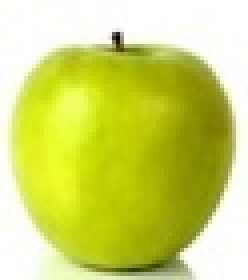
#> input picture test.jpg, 62 x 70 px, shrunk from 160 x 180 before the run (shown 4 times larger)
$ python 1.py
#> lines starting #> are read from the running program, lines starting #| are printed output that depends on the picture
import cv2


# test image
image = cv2.imread('test.jpg')
#> image is the input picture: shape (70, 62, 3); mean B, G, R 109.5, 216.5, 207.6
gray_image = cv2.cvtColor(image, cv2.COLOR_BGR2GRAY)
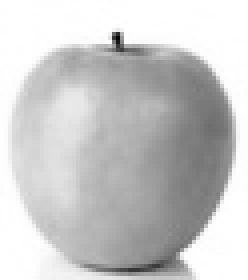
#> gray_image: shape (70, 62) (shown 4 times larger); min 5, max 255, mean 201.7
histogram = cv2.calcHist([gray_image], [0],
                         None, [256], [0, 256])
#> histogram = 256 values, max 754 at index 255, min 0 at index 0, mean 16.95

# data1 image
image = cv2.imread('d2.jpg')
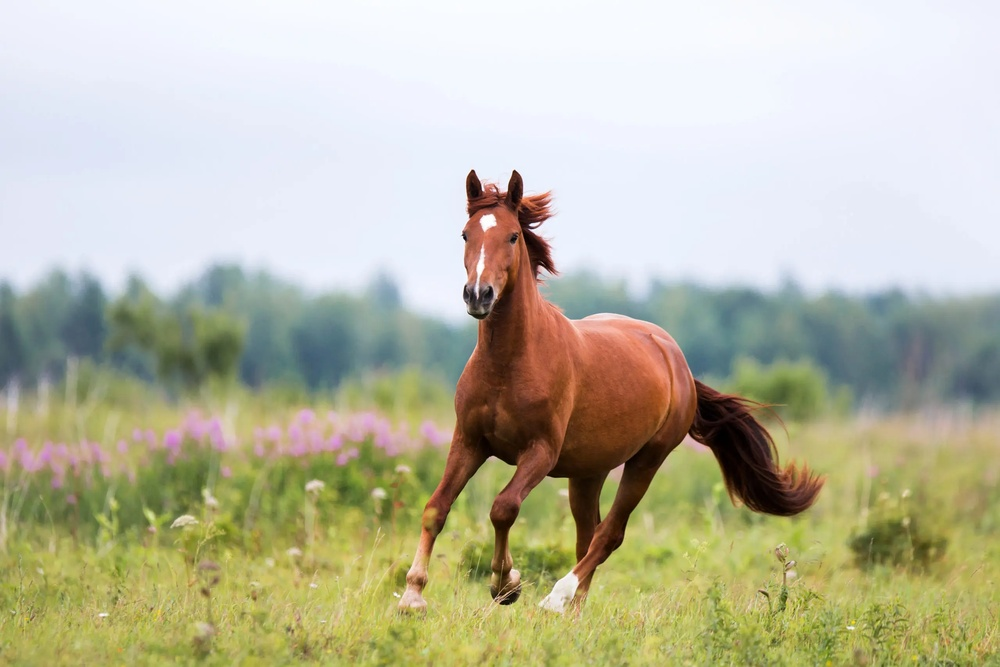
#> input picture d2.jpg, 1000 x 667 px, shrunk from 2560 x 1707 before the run
#> image is the input picture: shape (667, 1000, 3); mean B, G, R 161.3, 184.5, 185.9
gray_image1 = cv2.cvtColor(image, cv2.COLOR_BGR2GRAY)
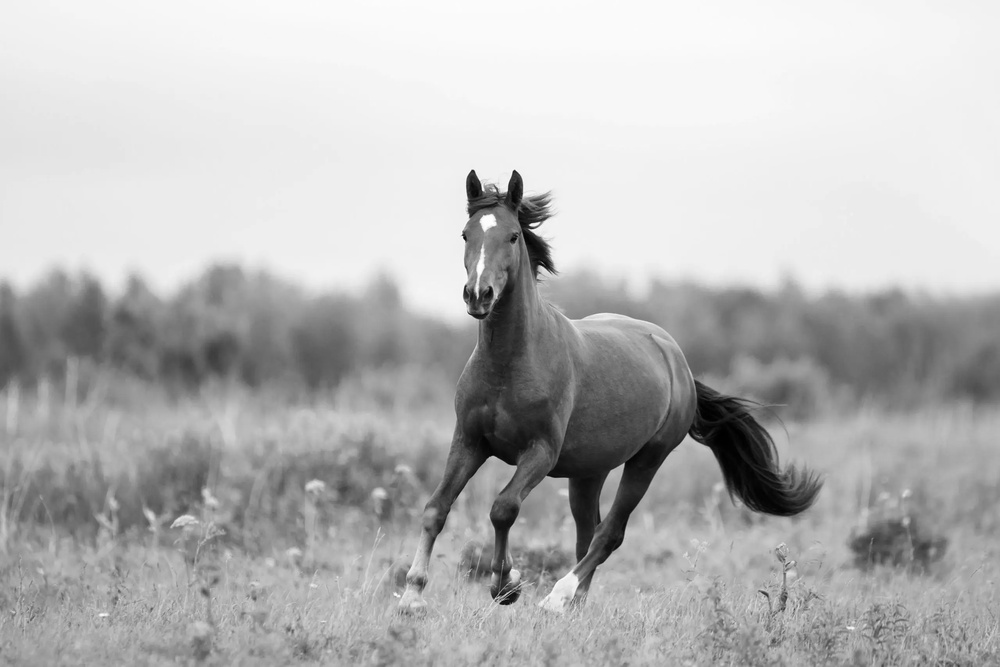
#> gray_image1: shape (667, 1000); min 0, max 255, mean 182.3
histogram1 = cv2.calcHist([gray_image1], [0],
                          None, [256], [0, 256])
#> histogram1 = 256 values, max 31304 at index 241, min 12 at index 255, mean 2605.5

# data2 image
image = cv2.imread('d1.jpg')
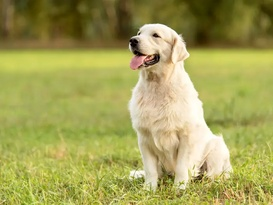
#> input picture d1.jpg, 273 x 205 px, shrunk from 700 x 525 before the run
#> image is the input picture: shape (205, 273, 3); mean B, G, R 87.8, 161, 164.1
gray_image2 = cv2.cvtColor(image, cv2.COLOR_BGR2GRAY)
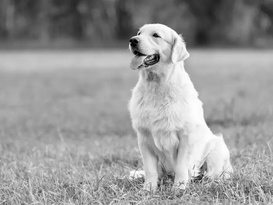
#> gray_image2: shape (205, 273); min 2, max 254, mean 153.6
histogram2 = cv2.calcHist([gray_image2], [0],
                          None, [256], [0, 256])
#> histogram2 = 256 values, max 1053 at index 170, min 0 at index 0, mean 218.6


c1, c2 = 0, 0

# Euclidean Distance between data1 and test
i = 0
while i<len(histogram) and i<len(histogram1):
    c1+=(histogram[i]-histogram1[i])**2
    i+= 1
#> this loop made 256 passes
#> c1 on passes 1 to 3: [484], [22984], [68780]
#> after the loop, c1 = [5.94e+09]; i = 256
c1 = c1**(1 / 2)
#> c1 = [77082.2]

i = 0
while i<len(histogram) and i<len(histogram2):
    c2+=(histogram[i]-histogram2[i])**2
    i+= 1
#> this loop made 256 passes
#> c2 on passes 1 to 3: [0], [0], [16]
#> after the loop, c2 = [24424652]; i = 256
c2 = c2**(1 / 2)
#> c2 = [4942.1]

if(c1<c2):
    print("data1.jpg is more similar to test.jpg as compare to data2.jpg")
else:
    print("data2.jpg is more similar to test.jpg as compare to data1.jpg")
